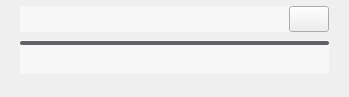
<?xml version="1.0" encoding="UTF-8"?>
<ui version="4.0">
 <class>TransfersAccountInfoWidget</class>
 <widget class="QWidget" name="TransfersAccountInfoWidget">
  <property name="geometry">
   <rect>
    <x>0</x>
    <y>0</y>
    <width>349</width>
    <height>97</height>
   </rect>
  </property>
  <property name="windowTitle">
   <string/>
  </property>
  <property name="styleSheet">
   <string notr="true">TransfersAccountInfoWidget, #wTop, #wBottom
{
background-color: #fff7f7f7; /*colorToken.surface-1*/
}

#lStorage
{
line-height: 18px;
color: #ff333333; /*colorToken.text-primary*/
}

#pbStorage
{
height: 4px;
min-height: 4px;
max-height: 4px;
border:0px;
border-radius: 2px;
background-color: #ff616366; /*colorToken.border-strong*/
}

#pbStorage::chunk
{
border-radius: 2px;
border: 0px;
}

#pbStorage::chunk[state=&quot;default&quot;]
{
background-color: #ff09bf5b; /*colorToken.indicator-green*/
}

#pbStorage::chunk[state=&quot;almost&quot;]
{
background-color: #fffb6514; /*colorToken.indicator-orange*/
}

#pbStorage::chunk[state=&quot;almostfull&quot;]
{
background-color: #fffb6514; /*colorToken.indicator-orange*/
}

#pbStorage::chunk[state=&quot;full&quot;]
{
background-color: #fff63d6b; /*colorToken.indicator-pink*/
}
</string>
  </property>
  <layout class="QVBoxLayout" name="verticalLayout">
   <property name="spacing">
    <number>13</number>
   </property>
   <property name="leftMargin">
    <number>0</number>
   </property>
   <property name="topMargin">
    <number>0</number>
   </property>
   <property name="rightMargin">
    <number>0</number>
   </property>
   <property name="bottomMargin">
    <number>0</number>
   </property>
   <item>
    <layout class="QVBoxLayout" name="vlContainer">
     <property name="spacing">
      <number>8</number>
     </property>
     <property name="leftMargin">
      <number>20</number>
     </property>
     <property name="topMargin">
      <number>4</number>
     </property>
     <property name="rightMargin">
      <number>20</number>
     </property>
     <property name="bottomMargin">
      <number>20</number>
     </property>
     <item>
      <widget class="QWidget" name="wTop" native="true">
       <property name="sizePolicy">
        <sizepolicy hsizetype="Preferred" vsizetype="Preferred">
         <horstretch>0</horstretch>
         <verstretch>0</verstretch>
        </sizepolicy>
       </property>
       <property name="minimumSize">
        <size>
         <width>0</width>
         <height>26</height>
        </size>
       </property>
       <property name="maximumSize">
        <size>
         <width>16777215</width>
         <height>26</height>
        </size>
       </property>
       <layout class="QHBoxLayout" name="hlTop">
        <property name="spacing">
         <number>0</number>
        </property>
        <property name="leftMargin">
         <number>0</number>
        </property>
        <property name="topMargin">
         <number>0</number>
        </property>
        <property name="rightMargin">
         <number>0</number>
        </property>
        <property name="bottomMargin">
         <number>0</number>
        </property>
        <item>
         <widget class="AccountTypeWidget" name="wAccountType" native="true">
          <property name="sizePolicy">
           <sizepolicy hsizetype="Preferred" vsizetype="Preferred">
            <horstretch>0</horstretch>
            <verstretch>0</verstretch>
           </sizepolicy>
          </property>
          <property name="minimumSize">
           <size>
            <width>0</width>
            <height>0</height>
           </size>
          </property>
          <property name="maximumSize">
           <size>
            <width>16777215</width>
            <height>16777215</height>
           </size>
          </property>
         </widget>
        </item>
        <item>
         <spacer name="horizontalSpacer">
          <property name="orientation">
           <enum>Qt::Horizontal</enum>
          </property>
          <property name="sizeHint" stdset="0">
           <size>
            <width>40</width>
            <height>26</height>
           </size>
          </property>
         </spacer>
        </item>
        <item>
         <widget class="QPushButton" name="bUpgrade">
          <property name="sizePolicy">
           <sizepolicy hsizetype="Preferred" vsizetype="Fixed">
            <horstretch>0</horstretch>
            <verstretch>0</verstretch>
           </sizepolicy>
          </property>
          <property name="minimumSize">
           <size>
            <width>0</width>
            <height>26</height>
           </size>
          </property>
          <property name="maximumSize">
           <size>
            <width>16777215</width>
            <height>26</height>
           </size>
          </property>
          <property name="cursor">
           <cursorShape>PointingHandCursor</cursorShape>
          </property>
          <property name="styleSheet">
           <string notr="true"/>
          </property>
          <property name="text">
           <string/>
          </property>
          <property name="type" stdset="0">
           <string notr="true">primary</string>
          </property>
          <property name="dimension" stdset="0">
           <string notr="true">small</string>
          </property>
         </widget>
        </item>
       </layout>
      </widget>
     </item>
     <item>
      <widget class="QWidget" name="wBottom" native="true">
       <property name="sizePolicy">
        <sizepolicy hsizetype="Preferred" vsizetype="Fixed">
         <horstretch>0</horstretch>
         <verstretch>0</verstretch>
        </sizepolicy>
       </property>
       <property name="minimumSize">
        <size>
         <width>0</width>
         <height>34</height>
        </size>
       </property>
       <property name="maximumSize">
        <size>
         <width>16777215</width>
         <height>34</height>
        </size>
       </property>
       <layout class="QVBoxLayout" name="vlStorage">
        <property name="spacing">
         <number>8</number>
        </property>
        <property name="leftMargin">
         <number>0</number>
        </property>
        <property name="topMargin">
         <number>0</number>
        </property>
        <property name="rightMargin">
         <number>0</number>
        </property>
        <property name="bottomMargin">
         <number>0</number>
        </property>
        <item>
         <widget class="QProgressBar" name="pbStorage">
          <property name="minimumSize">
           <size>
            <width>0</width>
            <height>4</height>
           </size>
          </property>
          <property name="maximumSize">
           <size>
            <width>16777215</width>
            <height>4</height>
           </size>
          </property>
          <property name="value">
           <number>0</number>
          </property>
          <property name="textVisible">
           <bool>false</bool>
          </property>
         </widget>
        </item>
        <item>
         <widget class="QLabel" name="lStorage">
          <property name="sizePolicy">
           <sizepolicy hsizetype="Preferred" vsizetype="Fixed">
            <horstretch>0</horstretch>
            <verstretch>0</verstretch>
           </sizepolicy>
          </property>
          <property name="minimumSize">
           <size>
            <width>0</width>
            <height>18</height>
           </size>
          </property>
          <property name="maximumSize">
           <size>
            <width>16777215</width>
            <height>18</height>
           </size>
          </property>
          <property name="text">
           <string/>
          </property>
         </widget>
        </item>
       </layout>
      </widget>
     </item>
    </layout>
   </item>
  </layout>
 </widget>
 <customwidgets>
  <customwidget>
   <class>AccountTypeWidget</class>
   <extends>QWidget</extends>
   <header location="global">AccountTypeWidget.h</header>
   <container>1</container>
  </customwidget>
 </customwidgets>
 <resources/>
 <connections/>
</ui>
